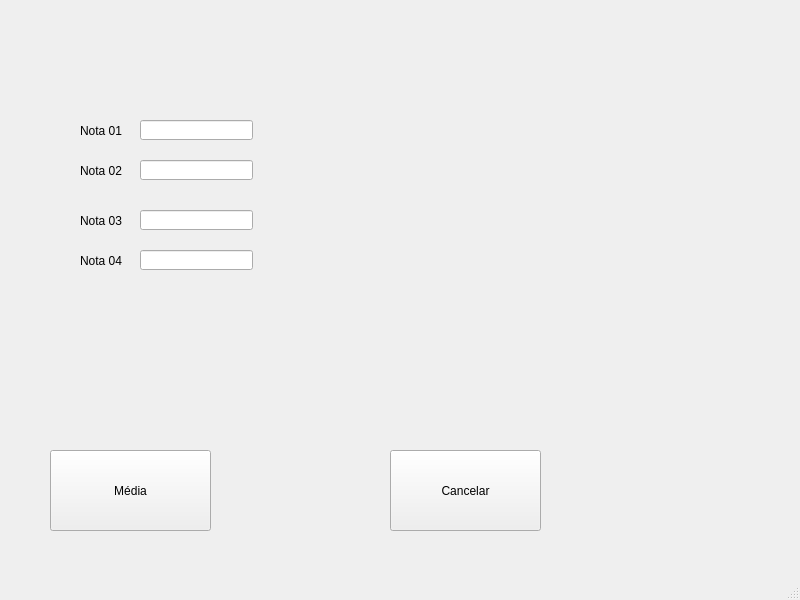
<?xml version="1.0" encoding="UTF-8"?>
<ui version="4.0">
 <class>janelaMedia</class>
 <widget class="QMainWindow" name="janelaMedia">
  <property name="geometry">
   <rect>
    <x>0</x>
    <y>0</y>
    <width>800</width>
    <height>600</height>
   </rect>
  </property>
  <property name="windowTitle">
   <string>Calcular Media</string>
  </property>
  <widget class="QWidget" name="centralwidget">
   <widget class="QPushButton" name="botao1">
    <property name="geometry">
     <rect>
      <x>50</x>
      <y>450</y>
      <width>161</width>
      <height>81</height>
     </rect>
    </property>
    <property name="text">
     <string>Média</string>
    </property>
   </widget>
   <widget class="QPushButton" name="botao2">
    <property name="geometry">
     <rect>
      <x>390</x>
      <y>450</y>
      <width>151</width>
      <height>81</height>
     </rect>
    </property>
    <property name="text">
     <string>Cancelar</string>
    </property>
   </widget>
   <widget class="QLineEdit" name="nota1">
    <property name="geometry">
     <rect>
      <x>140</x>
      <y>120</y>
      <width>113</width>
      <height>20</height>
     </rect>
    </property>
   </widget>
   <widget class="QLineEdit" name="nota2">
    <property name="geometry">
     <rect>
      <x>140</x>
      <y>160</y>
      <width>113</width>
      <height>20</height>
     </rect>
    </property>
   </widget>
   <widget class="QLineEdit" name="nota3">
    <property name="geometry">
     <rect>
      <x>140</x>
      <y>210</y>
      <width>113</width>
      <height>20</height>
     </rect>
    </property>
   </widget>
   <widget class="QLineEdit" name="nota4">
    <property name="geometry">
     <rect>
      <x>140</x>
      <y>250</y>
      <width>113</width>
      <height>20</height>
     </rect>
    </property>
   </widget>
   <widget class="QLabel" name="label1">
    <property name="geometry">
     <rect>
      <x>80</x>
      <y>120</y>
      <width>51</width>
      <height>21</height>
     </rect>
    </property>
    <property name="text">
     <string>Nota 01</string>
    </property>
   </widget>
   <widget class="QLabel" name="label2">
    <property name="geometry">
     <rect>
      <x>80</x>
      <y>160</y>
      <width>51</width>
      <height>21</height>
     </rect>
    </property>
    <property name="text">
     <string>Nota 02</string>
    </property>
   </widget>
   <widget class="QLabel" name="label3">
    <property name="geometry">
     <rect>
      <x>80</x>
      <y>210</y>
      <width>51</width>
      <height>21</height>
     </rect>
    </property>
    <property name="text">
     <string>Nota 03</string>
    </property>
   </widget>
   <widget class="QLabel" name="label4">
    <property name="geometry">
     <rect>
      <x>80</x>
      <y>250</y>
      <width>51</width>
      <height>21</height>
     </rect>
    </property>
    <property name="text">
     <string>Nota 04</string>
    </property>
   </widget>
  </widget>
  <widget class="QStatusBar" name="statusbar"/>
 </widget>
 <resources/>
 <connections/>
</ui>
